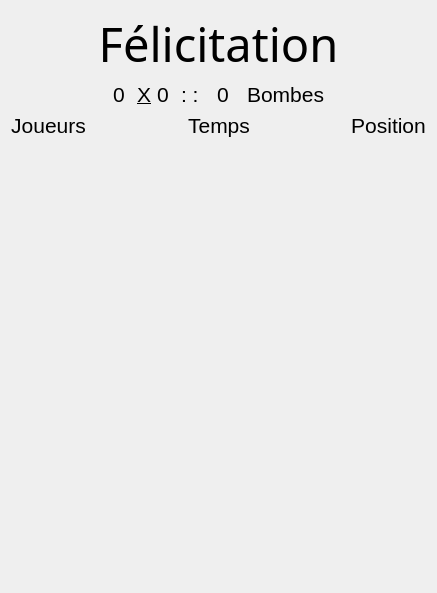
<?xml version="1.0" encoding="UTF-8"?>
<ui version="4.0">
 <class>HallOfFrameGui</class>
 <widget class="QDialog" name="HallOfFrameGui">
  <property name="geometry">
   <rect>
    <x>0</x>
    <y>0</y>
    <width>437</width>
    <height>593</height>
   </rect>
  </property>
  <property name="windowTitle">
   <string>Dialog</string>
  </property>
  <layout class="QVBoxLayout" name="verticalLayout_2">
   <item>
    <layout class="QVBoxLayout" name="verticalLayout">
     <item>
      <widget class="QLabel" name="label">
       <property name="font">
        <font>
         <family>UnShinmun</family>
         <pointsize>35</pointsize>
         <weight>50</weight>
         <italic>false</italic>
         <bold>false</bold>
         <underline>false</underline>
         <kerning>true</kerning>
        </font>
       </property>
       <property name="frameShadow">
        <enum>QFrame::Plain</enum>
       </property>
       <property name="text">
        <string>Félicitation</string>
       </property>
       <property name="textFormat">
        <enum>Qt::AutoText</enum>
       </property>
       <property name="scaledContents">
        <bool>false</bool>
       </property>
       <property name="alignment">
        <set>Qt::AlignCenter</set>
       </property>
       <property name="wordWrap">
        <bool>false</bool>
       </property>
      </widget>
     </item>
    </layout>
   </item>
   <item>
    <layout class="QHBoxLayout" name="horizontalLayout_2">
     <item>
      <spacer name="horizontalSpacer_3">
       <property name="orientation">
        <enum>Qt::Horizontal</enum>
       </property>
       <property name="sizeHint" stdset="0">
        <size>
         <width>108</width>
         <height>20</height>
        </size>
       </property>
      </spacer>
     </item>
     <item>
      <layout class="QHBoxLayout" name="horiLayoutInfoGame">
       <item>
        <widget class="QLabel" name="labHeight">
         <property name="font">
          <font>
           <pointsize>16</pointsize>
          </font>
         </property>
         <property name="text">
          <string>0 </string>
         </property>
        </widget>
       </item>
       <item>
        <widget class="QLabel" name="label_4">
         <property name="font">
          <font>
           <pointsize>16</pointsize>
           <weight>50</weight>
           <italic>false</italic>
           <bold>false</bold>
           <underline>true</underline>
          </font>
         </property>
         <property name="text">
          <string>X</string>
         </property>
        </widget>
       </item>
       <item>
        <widget class="QLabel" name="labWidth">
         <property name="font">
          <font>
           <pointsize>16</pointsize>
          </font>
         </property>
         <property name="text">
          <string>0 </string>
         </property>
        </widget>
       </item>
       <item>
        <widget class="QLabel" name="label_6">
         <property name="font">
          <font>
           <pointsize>16</pointsize>
          </font>
         </property>
         <property name="text">
          <string>: :  </string>
         </property>
        </widget>
       </item>
       <item>
        <widget class="QLabel" name="labBomb">
         <property name="font">
          <font>
           <pointsize>16</pointsize>
          </font>
         </property>
         <property name="text">
          <string>0  </string>
         </property>
        </widget>
       </item>
       <item>
        <widget class="QLabel" name="label_8">
         <property name="font">
          <font>
           <pointsize>16</pointsize>
          </font>
         </property>
         <property name="text">
          <string>Bombes</string>
         </property>
        </widget>
       </item>
      </layout>
     </item>
     <item>
      <spacer name="horizontalSpacer_4">
       <property name="orientation">
        <enum>Qt::Horizontal</enum>
       </property>
       <property name="sizeHint" stdset="0">
        <size>
         <width>108</width>
         <height>20</height>
        </size>
       </property>
      </spacer>
     </item>
    </layout>
   </item>
   <item>
    <layout class="QHBoxLayout" name="horizontalLayout">
     <item>
      <layout class="QVBoxLayout" name="verPlayer">
       <property name="spacing">
        <number>9</number>
       </property>
       <property name="leftMargin">
        <number>0</number>
       </property>
       <property name="topMargin">
        <number>0</number>
       </property>
       <item>
        <widget class="QLabel" name="label_9">
         <property name="font">
          <font>
           <pointsize>16</pointsize>
          </font>
         </property>
         <property name="text">
          <string>Joueurs</string>
         </property>
         <property name="alignment">
          <set>Qt::AlignCenter</set>
         </property>
        </widget>
       </item>
      </layout>
     </item>
     <item>
      <spacer name="horizontalSpacer">
       <property name="orientation">
        <enum>Qt::Horizontal</enum>
       </property>
       <property name="sizeHint" stdset="0">
        <size>
         <width>58</width>
         <height>20</height>
        </size>
       </property>
      </spacer>
     </item>
     <item>
      <layout class="QVBoxLayout" name="verTime">
       <property name="spacing">
        <number>9</number>
       </property>
       <property name="sizeConstraint">
        <enum>QLayout::SetDefaultConstraint</enum>
       </property>
       <property name="leftMargin">
        <number>0</number>
       </property>
       <property name="topMargin">
        <number>0</number>
       </property>
       <property name="bottomMargin">
        <number>0</number>
       </property>
       <item>
        <widget class="QLabel" name="label_10">
         <property name="font">
          <font>
           <pointsize>16</pointsize>
          </font>
         </property>
         <property name="text">
          <string>Temps</string>
         </property>
         <property name="alignment">
          <set>Qt::AlignCenter</set>
         </property>
         <property name="margin">
          <number>0</number>
         </property>
        </widget>
       </item>
      </layout>
     </item>
     <item>
      <spacer name="horizontalSpacer_2">
       <property name="orientation">
        <enum>Qt::Horizontal</enum>
       </property>
       <property name="sizeHint" stdset="0">
        <size>
         <width>58</width>
         <height>20</height>
        </size>
       </property>
      </spacer>
     </item>
     <item>
      <layout class="QVBoxLayout" name="verTope">
       <property name="spacing">
        <number>9</number>
       </property>
       <property name="leftMargin">
        <number>0</number>
       </property>
       <item>
        <widget class="QLabel" name="label_11">
         <property name="font">
          <font>
           <pointsize>16</pointsize>
          </font>
         </property>
         <property name="text">
          <string>Position</string>
         </property>
         <property name="alignment">
          <set>Qt::AlignCenter</set>
         </property>
        </widget>
       </item>
      </layout>
     </item>
    </layout>
   </item>
   <item>
    <spacer name="verticalSpacer">
     <property name="orientation">
      <enum>Qt::Vertical</enum>
     </property>
     <property name="sizeHint" stdset="0">
      <size>
       <width>20</width>
       <height>414</height>
      </size>
     </property>
    </spacer>
   </item>
  </layout>
 </widget>
 <resources/>
 <connections/>
</ui>
